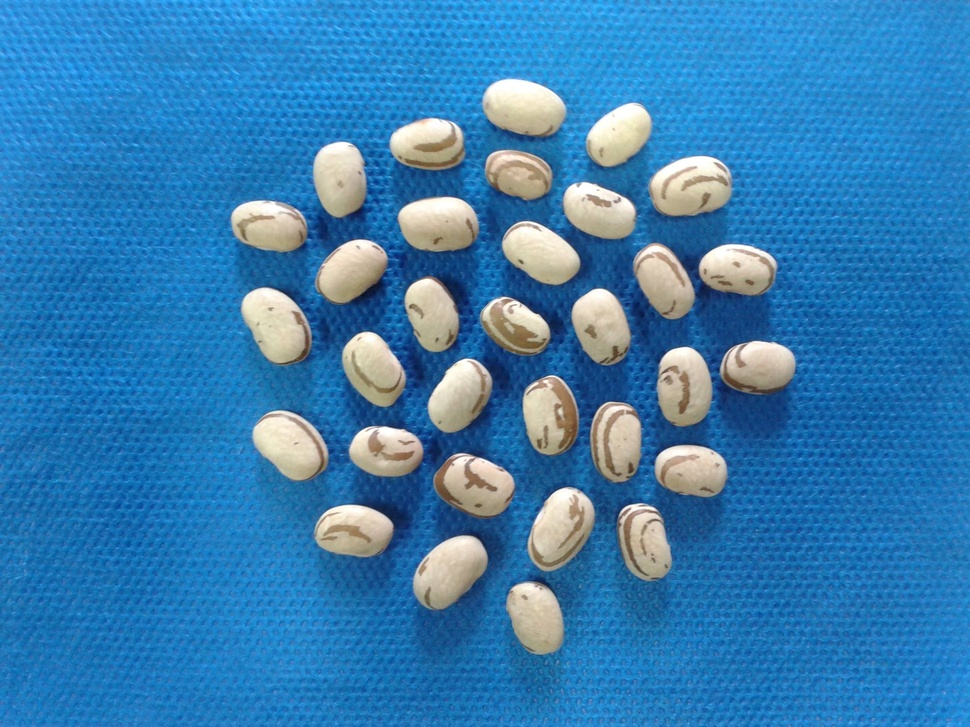
#> input picture Roteiros de Estudo Orientado - REOs/REO 02/AULA_03/feijao.jpg, 970 x 727 px, shrunk from 2048 x 1536 before the run
$ python aula_03_ex_01_pt2.py
#> lines starting #> are read from the running program, lines starting #| are printed output that depends on the picture; after the words box and inside, x2 and y2 are one past the last pixel; in counts of white or black regions, pixels touching at a corner belong together
########################################################################################################################
# Lavras - MG
# 20/06/2020
# Universidade Federal de Lavras - UFLA
# Departamento de Biologia
# Programa de Pós Graduação em Genética e Melhoramento de Plantas
# Disciplina: Visão Computacional No Melhoramento de Plantas
# Docente: Vinícius Quintão Carneiro
# E-mail: vinicius.carneiro@ufla.br
# Github: vqcarneiro
########################################################################################################################
# PROCEDIMENTO: Thresholding - Limiar Manual
########################################################################################################################
# Importar pacotes
import cv2 # Importa o pacote opencv
from matplotlib import pyplot as plt # Importa o pacote matplotlib
########################################################################################################################
# Leitura da imagem

nome_arquivo = 'feijao.jpg'

img_bgr = cv2.imread(nome_arquivo,1)
#> img_bgr is the input picture: shape (727, 970, 3); mean B, G, R 178.7, 126.2, 55.7
img_rgb = cv2.cvtColor(img_bgr,cv2.COLOR_BGR2RGB)

r,g,b = cv2.split(img_rgb)
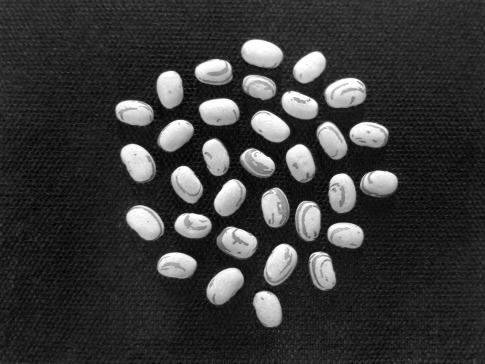
#> r: shape (727, 970) (shown at 1/2 size); min 0, max 255, mean 55.7
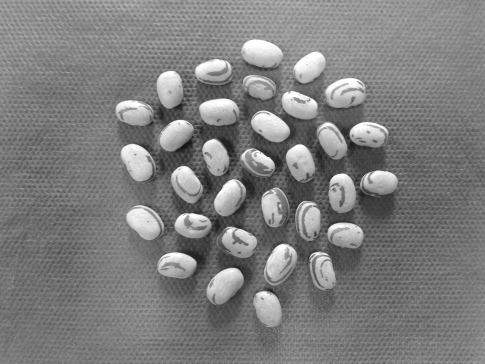
#> g: shape (727, 970) (shown at 1/2 size); min 17, max 255, mean 126.2
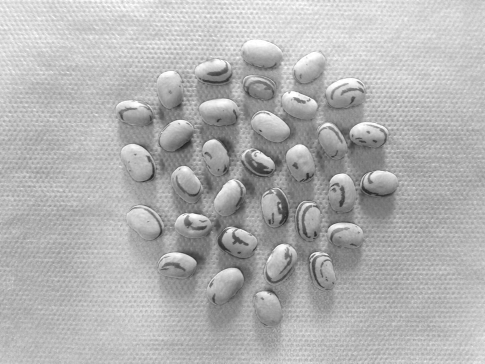
#> b: shape (727, 970) (shown at 1/2 size); min 28, max 255, mean 178.7
########################################################################################################################
# Histograma escala de cinza

hist_r = cv2.calcHist([img_rgb],[0], None, [256],[0,256])
#> hist_r = 256 values, max 19432 at index 27, min 146 at index 88, mean 2754.6
hist_g = cv2.calcHist([img_rgb],[1], None, [256],[0,256])
#> hist_g = 256 values, max 11890 at index 123, min 0 at index 0, mean 2754.6
hist_b = cv2.calcHist([img_rgb],[2], None, [256],[0,256])
#> hist_b = 256 values, max 10992 at index 182, min 0 at index 0, mean 2754.6

########################################################################################################################
# Limiarização - Thresholding
limiar_r = 80
(L_r, img_limiar_r) = cv2.threshold(r,limiar_r,255,cv2.THRESH_BINARY)
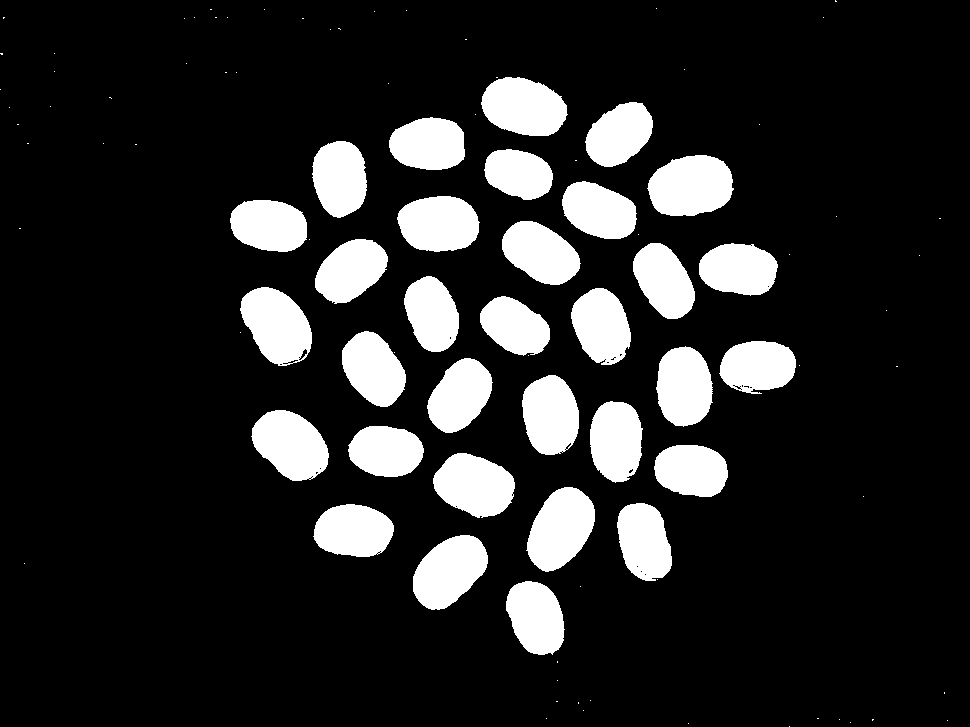
#> img_limiar_r: shape (727, 970); 15.5% white; 100 white regions (68 under 20 px), largest, box (x1, y1, x2, y2) and area: (647, 155, 734, 216) 4160, (526, 487, 595, 572) 4018, (240, 287, 312, 366) 3918
#> L_r = 80

limiar_g = 200
(L_g, img_limiar_g) = cv2.threshold(g,limiar_g,255,cv2.THRESH_BINARY)
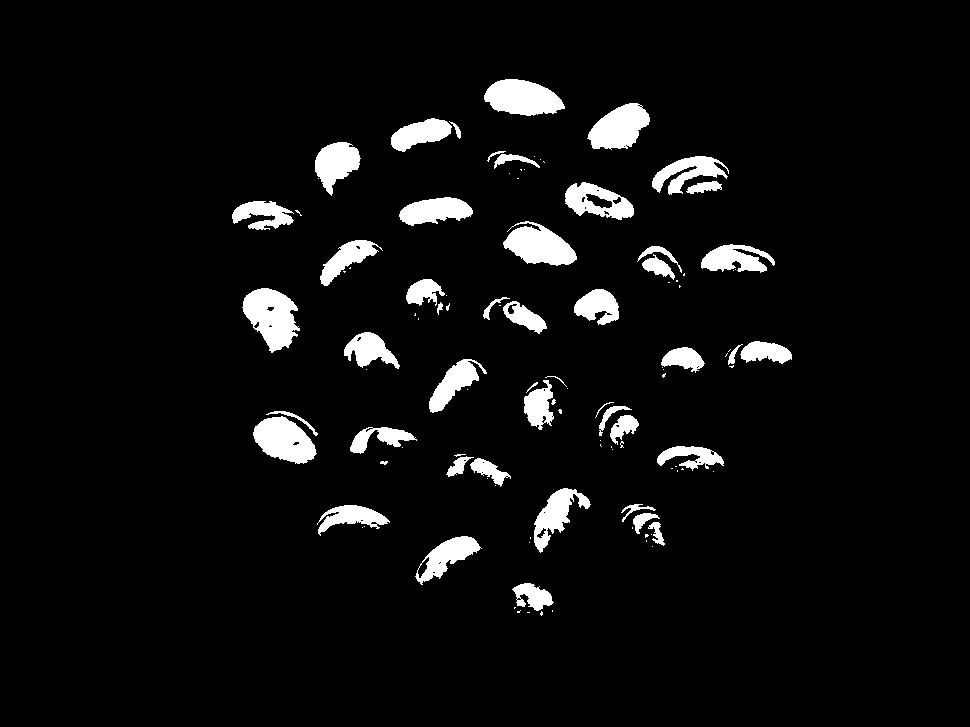
#> img_limiar_g: shape (727, 970); 5.4% white; 109 white regions (61 under 20 px), largest, box (x1, y1, x2, y2) and area: (242, 288, 300, 353) 2328, (484, 79, 565, 116) 2143, (503, 221, 577, 266) 2043
#> L_g = 200

limiar_b = 120
(L_b, img_limiar_b) = cv2.threshold(b,limiar_b,255,cv2.THRESH_BINARY)
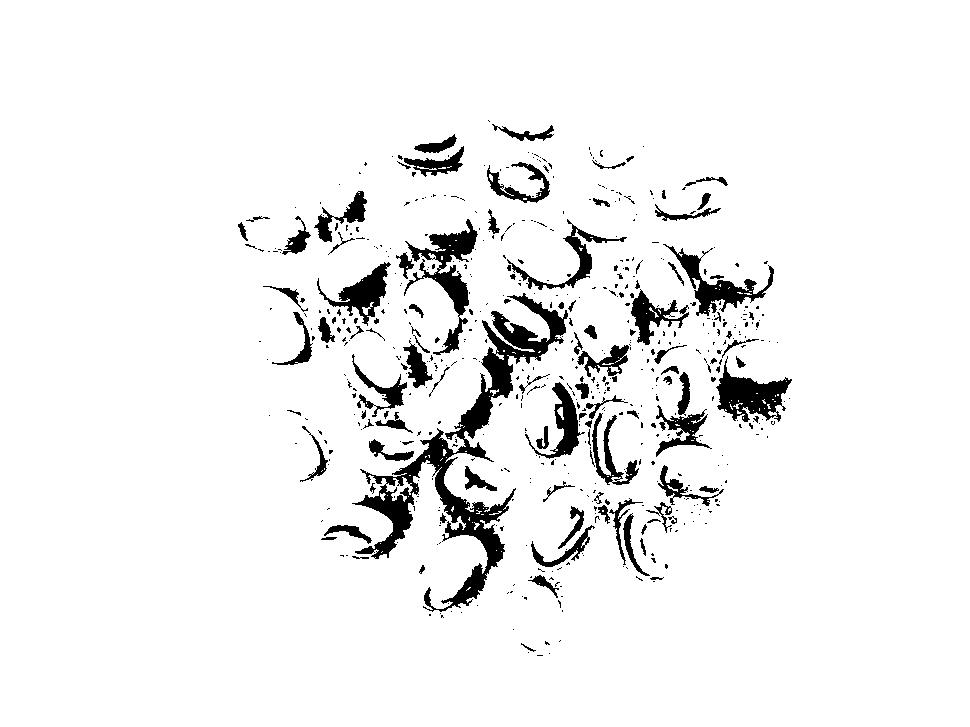
#> img_limiar_b: shape (727, 970); 94.1% white; 580 black regions (470 under 20 px), largest, box (x1, y1, x2, y2) and area: (352, 293, 568, 612) 10953, (404, 219, 478, 355) 2681, (716, 356, 792, 422) 2233
#> L_b = 120

########################################################################################################################
# Apresentar figuras

plt.figure('Thresholding')
plt.subplot(3,3,1)
plt.imshow(r,cmap='gray')
plt.title('R')

plt.subplot(3,3,2)
plt.imshow(g,cmap='gray')
plt.title('G')

plt.subplot(3,3,3)
plt.imshow(b,cmap='gray')
plt.title('B')

plt.subplot(3,3,4)
plt.plot(hist_r,color = 'r')
plt.axvline(x=limiar_r,color = 'r')
plt.title("Histograma - R")
plt.xlim([0,256])
plt.xlabel("Valores Pixels")
plt.ylabel("Número de Pixels")

plt.subplot(3,3,5)
plt.plot(hist_g,color = 'g')
plt.axvline(x=limiar_g,color = 'g')
plt.title("Histograma - G")
plt.xlim([0,256])
plt.xlabel("Valores Pixels")
plt.ylabel("Número de Pixels")

plt.subplot(3,3,6)
plt.plot(hist_b,color = 'b')
plt.axvline(x=limiar_b,color = 'b')
plt.title("Histograma - B")
plt.xlim([0,256])
plt.xlabel("Valores Pixels")
plt.ylabel("Número de Pixels")

plt.subplot(3,3,7)
plt.imshow(img_limiar_r,cmap='gray')
plt.title('Binário - L: ' + str(limiar_r))

plt.subplot(3,3,8)
plt.imshow(img_limiar_g,cmap='gray')
plt.title('Binário - L: ' + str(limiar_g))

plt.subplot(3,3,9)
plt.imshow(img_limiar_b,cmap='gray')
plt.title('Binário - L: ' + str(limiar_b))


plt.show()
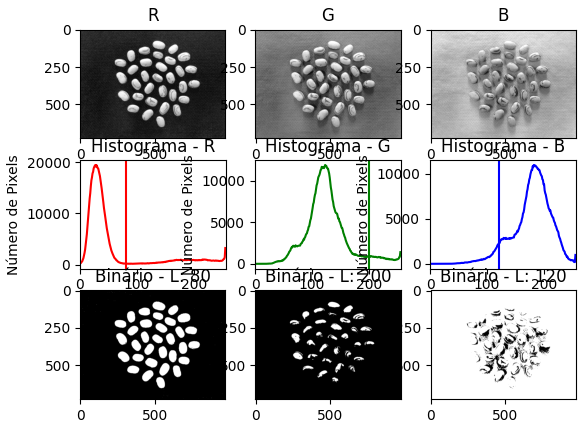
#> figure drawn by matplotlib, 9 panels; panel 4: curve peaks at x = 27, y = 19432; panel 5: curve peaks at x = 123, y = 11890; panel 6: curve peaks at x = 182, y = 10992
########################################################################################################################
